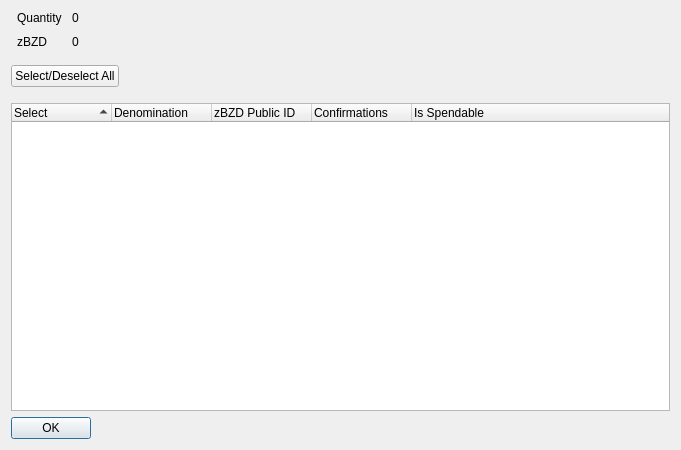
<?xml version="1.0" encoding="UTF-8"?>
<ui version="4.0">
 <class>ZBZDControlDialog</class>
 <widget class="QDialog" name="ZBZDControlDialog">
  <property name="geometry">
   <rect>
    <x>0</x>
    <y>0</y>
    <width>681</width>
    <height>450</height>
   </rect>
  </property>
  <property name="minimumSize">
   <size>
    <width>681</width>
    <height>450</height>
   </size>
  </property>
  <property name="windowTitle">
   <string>Select zBZD to Spend</string>
  </property>
  <layout class="QVBoxLayout" name="verticalLayout" stretch="0,0,0,0">
   <item>
    <layout class="QHBoxLayout" name="horizontalLayout" stretch="0,0">
     <property name="spacing">
      <number>-1</number>
     </property>
     <property name="bottomMargin">
      <number>10</number>
     </property>
     <item>
      <layout class="QFormLayout" name="formLayout">
       <property name="horizontalSpacing">
        <number>10</number>
       </property>
       <property name="verticalSpacing">
        <number>10</number>
       </property>
       <property name="leftMargin">
        <number>6</number>
       </property>
       <property name="rightMargin">
        <number>6</number>
       </property>
       <item row="0" column="0">
        <widget class="QLabel" name="labelQuantity">
         <property name="text">
          <string>Quantity</string>
         </property>
        </widget>
       </item>
       <item row="0" column="1">
        <widget class="QLabel" name="labelQuantity_int">
         <property name="text">
          <string>0</string>
         </property>
        </widget>
       </item>
       <item row="1" column="0">
        <widget class="QLabel" name="labelZBZD">
         <property name="text">
          <string>zBZD</string>
         </property>
        </widget>
       </item>
       <item row="1" column="1">
        <widget class="QLabel" name="labelZBZD_int">
         <property name="text">
          <string>0</string>
         </property>
        </widget>
       </item>
      </layout>
     </item>
     <item>
      <spacer name="horizontalSpacer_2">
       <property name="orientation">
        <enum>Qt::Horizontal</enum>
       </property>
       <property name="sizeHint" stdset="0">
        <size>
         <width>40</width>
         <height>20</height>
        </size>
       </property>
      </spacer>
     </item>
    </layout>
   </item>
   <item>
    <layout class="QHBoxLayout" name="horizontalLayout3" stretch="0,0">
     <property name="spacing">
      <number>14</number>
     </property>
     <property name="bottomMargin">
      <number>10</number>
     </property>
     <item>
      <widget class="QPushButton" name="pushButtonAll">
       <property name="text">
        <string>Select/Deselect All</string>
       </property>
      </widget>
     </item>
     <item>
      <spacer name="horizontalSpacer">
       <property name="orientation">
        <enum>Qt::Horizontal</enum>
       </property>
       <property name="sizeHint" stdset="0">
        <size>
         <width>40</width>
         <height>20</height>
        </size>
       </property>
      </spacer>
     </item>
    </layout>
   </item>
   <item>
    <widget class="QTreeWidget" name="treeWidget">
     <property name="sizePolicy">
      <sizepolicy hsizetype="Expanding" vsizetype="Expanding">
       <horstretch>0</horstretch>
       <verstretch>0</verstretch>
      </sizepolicy>
     </property>
     <property name="minimumSize">
      <size>
       <width>0</width>
       <height>250</height>
      </size>
     </property>
     <property name="alternatingRowColors">
      <bool>true</bool>
     </property>
     <property name="sortingEnabled">
      <bool>true</bool>
     </property>
     <property name="columnCount">
      <number>5</number>
     </property>
     <attribute name="headerDefaultSectionSize">
      <number>100</number>
     </attribute>
     <column>
      <property name="text">
       <string notr="true">Select</string>
      </property>
     </column>
     <column>
      <property name="text">
       <string notr="true">Denomination</string>
      </property>
     </column>
     <column>
      <property name="text">
       <string notr="true">zBZD Public ID</string>
      </property>
     </column>
     <column>
      <property name="text">
       <string notr="true">Confirmations</string>
      </property>
     </column>
     <column>
      <property name="text">
       <string>Is Spendable</string>
      </property>
     </column>
    </widget>
   </item>
   <item>
    <widget class="QDialogButtonBox" name="buttonBox">
     <property name="sizePolicy">
      <sizepolicy hsizetype="Maximum" vsizetype="Fixed">
       <horstretch>0</horstretch>
       <verstretch>0</verstretch>
      </sizepolicy>
     </property>
     <property name="orientation">
      <enum>Qt::Horizontal</enum>
     </property>
     <property name="standardButtons">
      <set>QDialogButtonBox::Ok</set>
     </property>
    </widget>
   </item>
  </layout>
 </widget>
 <resources/>
 <connections>
  <connection>
   <sender>buttonBox</sender>
   <signal>accepted()</signal>
   <receiver>ZBZDControlDialog</receiver>
   <slot>accept()</slot>
   <hints>
    <hint type="sourcelabel">
     <x>248</x>
     <y>254</y>
    </hint>
    <hint type="destinationlabel">
     <x>157</x>
     <y>274</y>
    </hint>
   </hints>
  </connection>
  <connection>
   <sender>buttonBox</sender>
   <signal>rejected()</signal>
   <receiver>ZBZDControlDialog</receiver>
   <slot>reject()</slot>
   <hints>
    <hint type="sourcelabel">
     <x>316</x>
     <y>260</y>
    </hint>
    <hint type="destinationlabel">
     <x>286</x>
     <y>274</y>
    </hint>
   </hints>
  </connection>
 </connections>
</ui>
